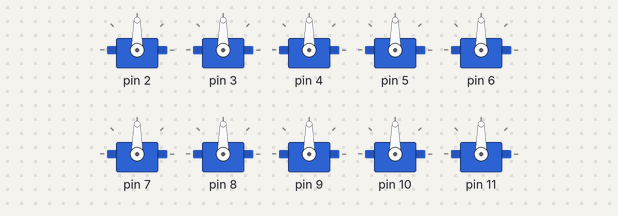
Recording of a sketch running on a simulated Arduino Uno, built with avr-gcc and run on an emulated ATmega328P. Parts: 10 × servo. Random numbers use the default seed unless the sketch sets one.

Above: at 0.22 s.
At 1.71 s:
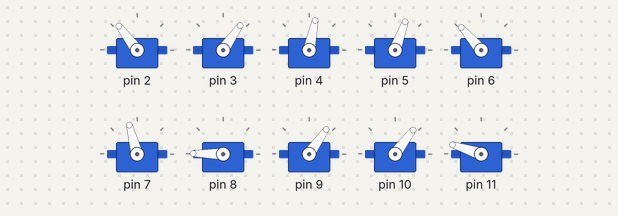
At 5.2 s:
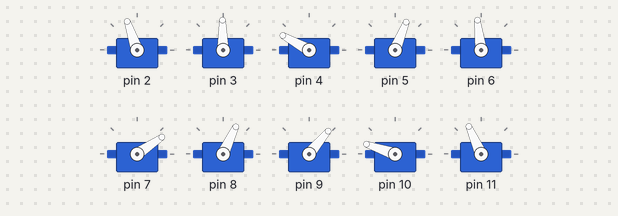
At 12.79 s:
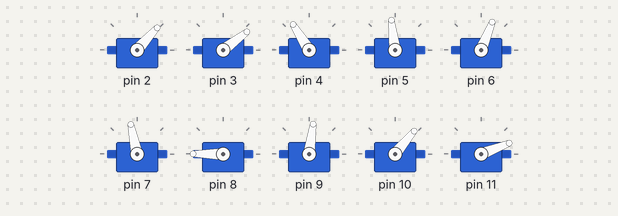
At 27.69 s:
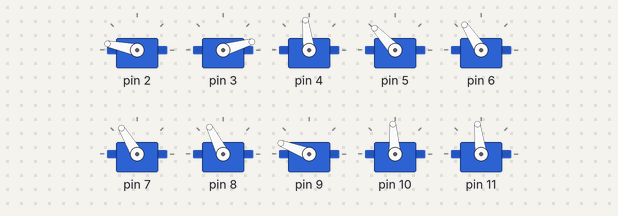
At 37.87 s:
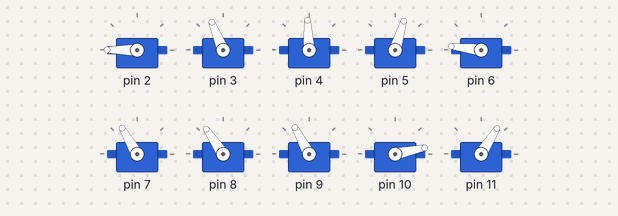
Timing chart, 0 to 40.0 s (numbered marks = the images above):
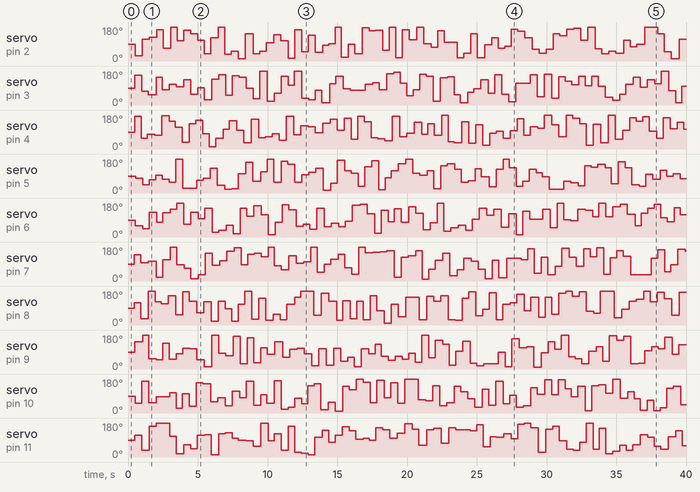

The sketch:

servo_eyes.ino
```cpp
#include <Servo.h>

#define SERVOS 12

Servo myServos[SERVOS];
int servoIntervals[SERVOS];
unsigned long PreviousMills[SERVOS] = {0};

void initServos(){
  for(int i=2; i < SERVOS; i++)
  {
    myServos[i].attach(i);
    servoIntervals[i] = random(450, 550);
    Serial.println(i);
  }
}


void setup() {
  randomSeed(analogRead(0));
  initServos();

}

int randServoPos;

void loop() {
  for(int i=2; i < SERVOS; i++)
  {
    if(millis() - PreviousMills[i] >= servoIntervals[i])
    {
      randServoPos = random(10, 190);
      myServos[i].write(randServoPos);
      servoIntervals[i] = random(450, 550);
      PreviousMills[i] = millis();
    }
  }
}
```

Measured:
- by itself, servo on pin 2: 90° → 29° at 0.54 s, → 116° 0.49 s later, → 127° 0.49 s later, → 165° 0.54 s later, … (79 changes in this stretch)
- by itself, servo on pin 3: 90° → 158° at 0.49 s, → 72° 0.49 s later, → 55° 0.47 s later, → 147° 0.55 s later, … (79 changes in this stretch)
- by itself, servo on pin 4: 90° → 173° at 0.49 s, → 58° 0.45 s later, → 78° 0.45 s later, → 74° 0.52 s later, … (80 changes in this stretch)
- by itself, servo on pin 5: 90° → 78° at 0.55 s, → 45° 0.50 s later, → 70° 0.46 s later, → 93° 0.47 s later, … (80 changes in this stretch)
- by itself, servo on pin 6: 90° → 59° at 0.54 s, → 45° 0.51 s later, → 131° 0.48 s later, → 78° 0.52 s later, … (79 changes in this stretch)
- by itself, servo on pin 7: 90° → 138° at 0.45 s, → 96° 0.47 s later, → 105° 0.53 s later, → 19° 0.55 s later, … (78 changes in this stretch)
- by itself, servo on pin 8: 90° → 119° at 0.45 s, → 32° 0.45 s later, → 179° 0.53 s later, → 123° 0.50 s later, … (76 changes in this stretch)
- by itself, servo on pin 9: 90° → 145° at 0.48 s, → 179° 0.57 s later, → 55° 0.45 s later, → 49° 0.51 s later, … (79 changes in this stretch)
